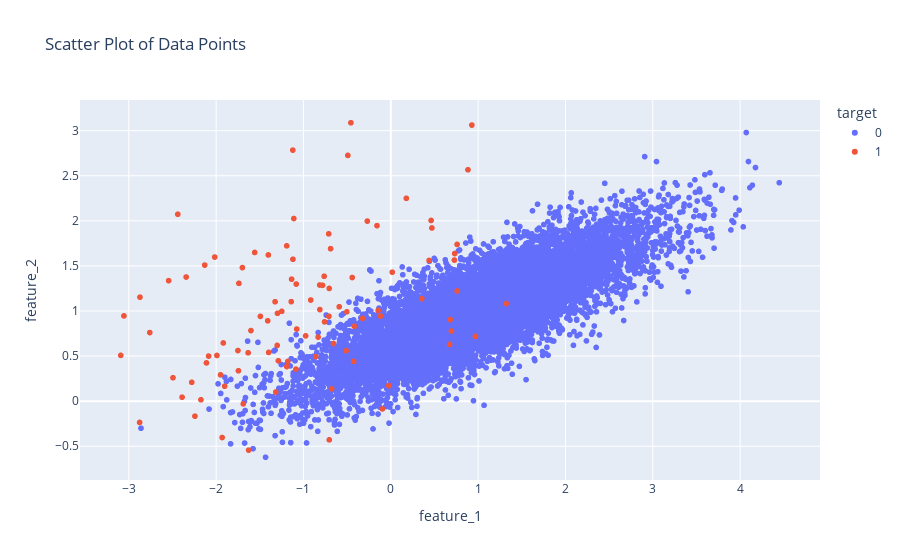

Here is the notebook cell this chart was saved with:
### Markdown cell above
### 4.4
Plot the data

### Code cell
# data preperation for plotting
df_viz = raw_data.copy()
df_viz.target = df_viz.target.astype(str)

# plotting the data
px.scatter(df_viz, x='feature_1', y='feature_2', title='Scatter Plot of Data Points', color='target')

### Figure 1 — Plotly figure (JSON) as saved in the notebook; plotly's stock layout.template omitted (floating-point values rounded to 4 significant figures; data arrays with more than 128 entries replaced by an {"elided": "..."} marker saying what was removed)
{"data": [{"hovertemplate": "target=0<br>feature_1=%{x}<br>feature_2=%{y}<extra></extra>", "legendgroup": "0", "marker": {"color": "#636efa", "symbol": "circle"}, "mode": "markers", "name": "0", "showlegend": true, "type": "scattergl", "x": {"elided": "9900 float values"}, "xaxis": "x", "y": {"elided": "9900 float values"}, "yaxis": "y"}, {"hovertemplate": "target=1<br>feature_1=%{x}<br>feature_2=%{y}<extra></extra>", "legendgroup": "1", "marker": {"color": "#EF553B", "symbol": "circle"}, "mode": "markers", "name": "1", "showlegend": true, "type": "scattergl", "x": [-1.18, -0.7817, 0.6727, -1.086, -0.8119, -0.7081, -0.1175, -2.243, -1.601, -1.077, -1.191, -2.494, -0.2685, -0.02272, -2.344, -2.016, -2.439, -2.111, 0.7285, -0.8321, 0.6946, -1.628, 0.9697, 0.4384, 0.4616, 0.3544, 0.7318, -1.248, -2.279, 0.6805, -0.8592, -1.409, -2.759, -1.75, 1.321, -2.086, -0.4176, -0.4256, 0.8837, 0.4706, -1.083, -1.297, -0.1578, -1.917, -0.145, -0.4917, -2.872, -1.317, -1.745, -3.056, -1.699, -2.876, -1.12, -0.5111, -0.9164, -0.7108, -2.174, 0.7591, -0.4418, -1.949, -0.4568, -0.09585, -3.092, -1.325, -1.398, 0.1776, -0.7054, -1.991, -0.5903, -0.6779, -2.39, -1.122, -1.739, -0.7047, -0.6563, -1.558, -1.301, -1.689, -1.902, -1.402, -0.503, -0.7631, -0.6891, -0.8143, -1.493, -0.3232, -1.14, -2.543, 0.9283, -2.131, 0.7597, -1.931, -0.7583, -1.11, -1.288, -0.9753, -1.192, -1.633, -1.136, 0.01679], "xaxis": "x", "y": [0.4402, 1.284, 0.6295, 0.3553, 1.016, 0.9414, 0.9442, -0.1662, 0.783, 0.7997, 0.3833, 0.2599, 1.997, 0.1721, 1.377, 1.598, 2.073, 0.4241, 1.565, 0.7106, 0.7778, -0.5433, 0.7186, 1.56, 2.004, 1.137, 1.637, 0.996, 0.209, 0.9046, 0.4938, 0.8911, 0.7608, 0.5614, 1.083, 0.4998, 0.8303, 0.4416, 2.566, 1.921, 1.299, 0.9745, 1.947, 0.6453, 1.006, 2.726, 1.153, 0.101, 0.3372, 0.9456, 1.481, -0.236, 1.574, 0.5599, 1.121, 1.856, 0.01507, 1.738, 1.371, 0.2917, 3.088, -0.08648, 0.5076, 1.103, 0.5404, 2.25, 1.25, 0.5068, 1.047, 0.1367, 0.04412, 2.784, 1.307, -0.429, 0.6389, 1.649, 0.6183, -0.03012, 0.1656, 1.621, 0.991, 1.385, 1.692, 1.288, 0.9401, 0.9175, 1.104, 1.336, 3.062, 1.509, 1.222, -0.4031, 0.8793, 2.026, 0.4473, 0.7239, 1.723, 0.5362, 1.353, 1.43], "yaxis": "y"}], "layout": {"legend": {"title": {"text": "target"}, "tracegroupgap": 0}, "title": {"text": "Scatter Plot of Data Points"}, "xaxis": {"anchor": "y", "domain": [0, 1], "title": {"text": "feature_1"}}, "yaxis": {"anchor": "x", "domain": [0, 1], "title": {"text": "feature_2"}}}}
